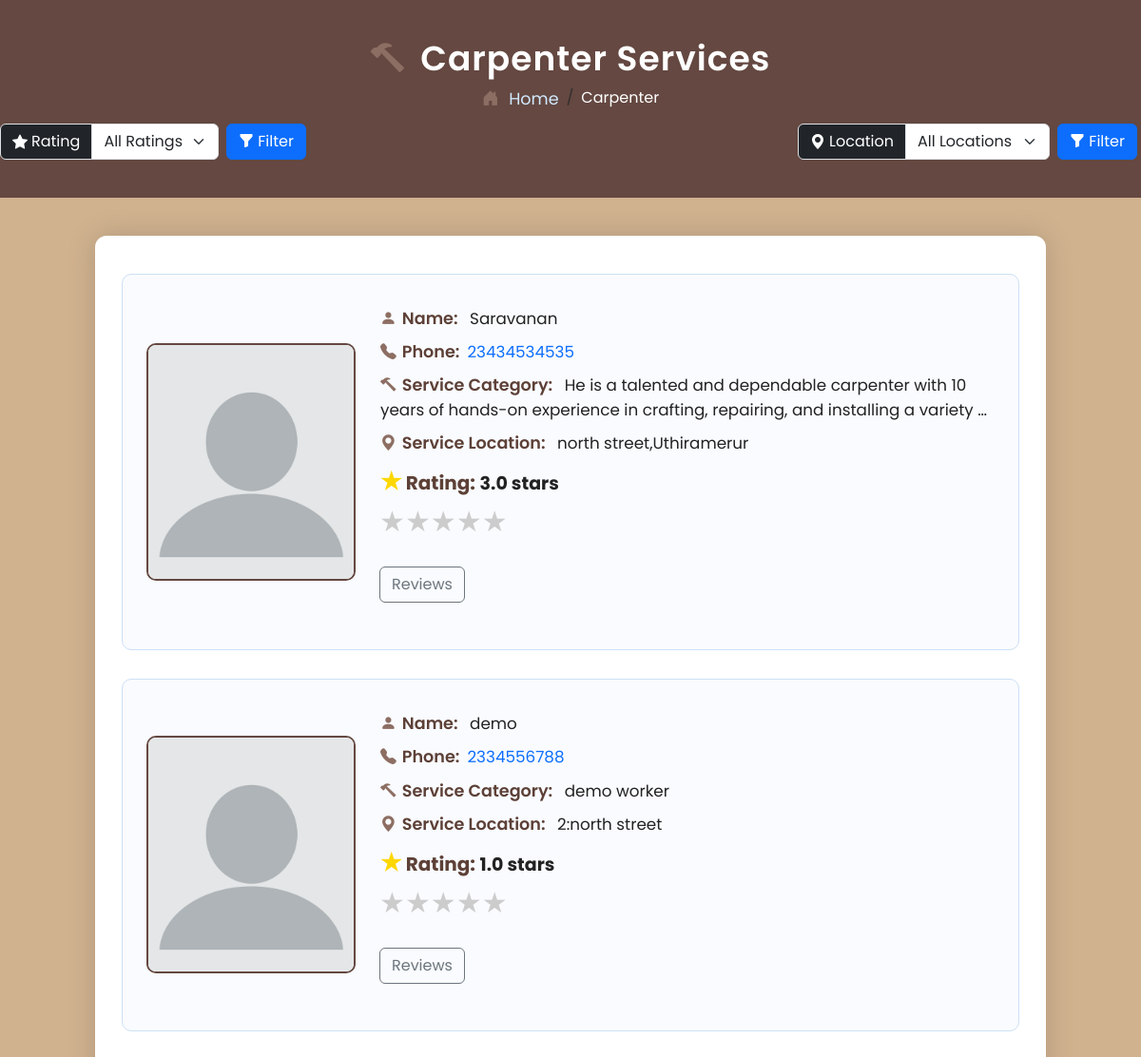
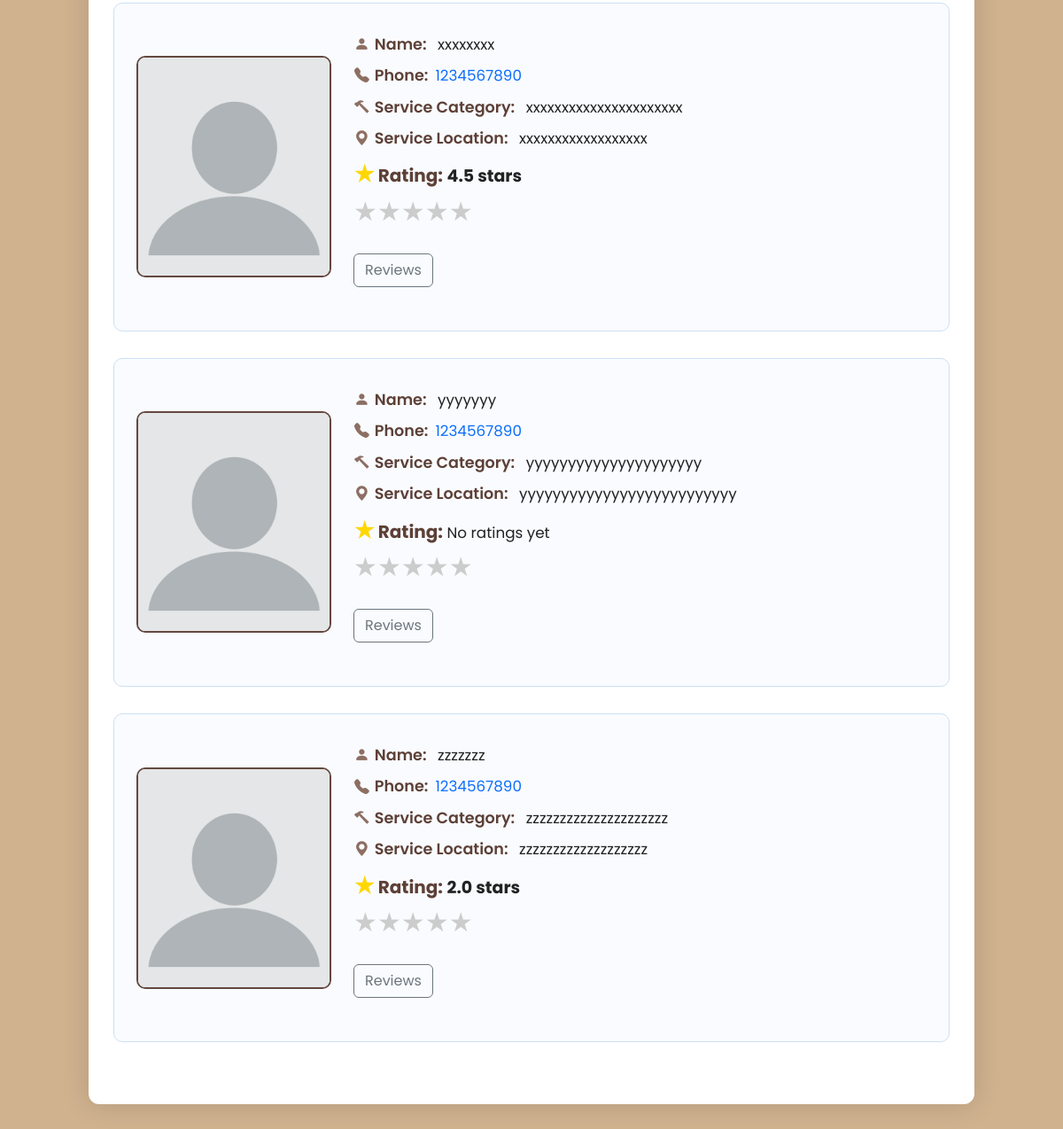
/carpenter/, run on an earlier commit of the app's database (2 pictures, top to bottom).
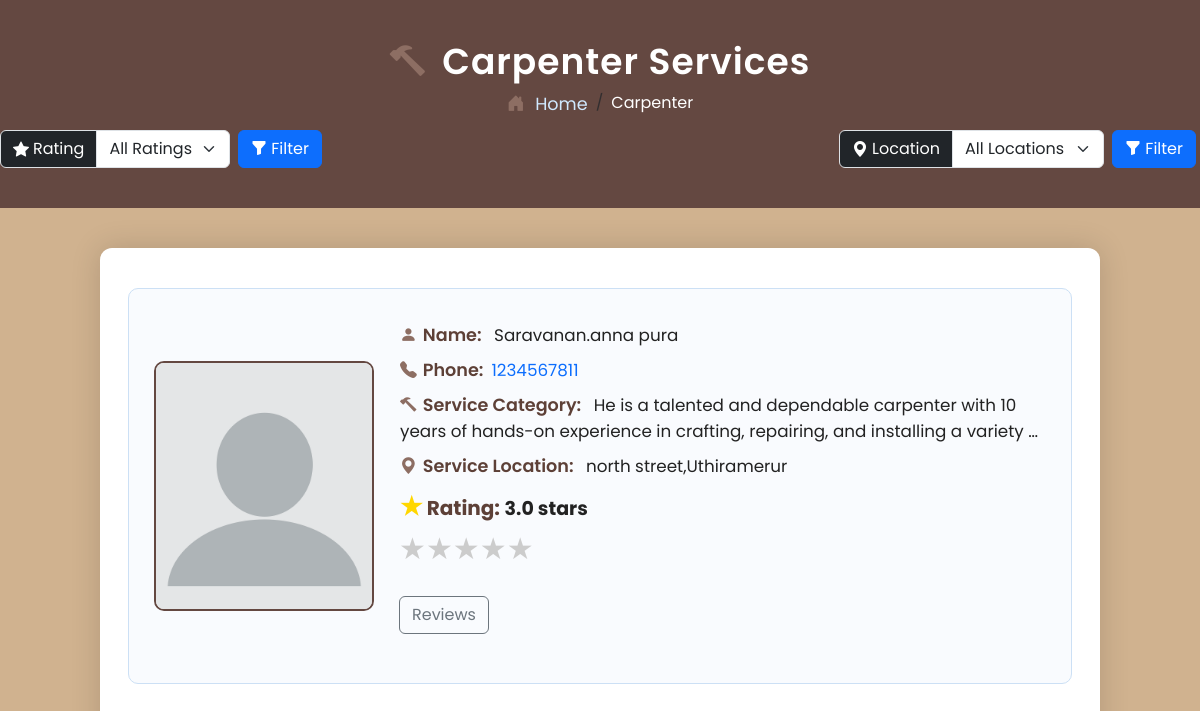
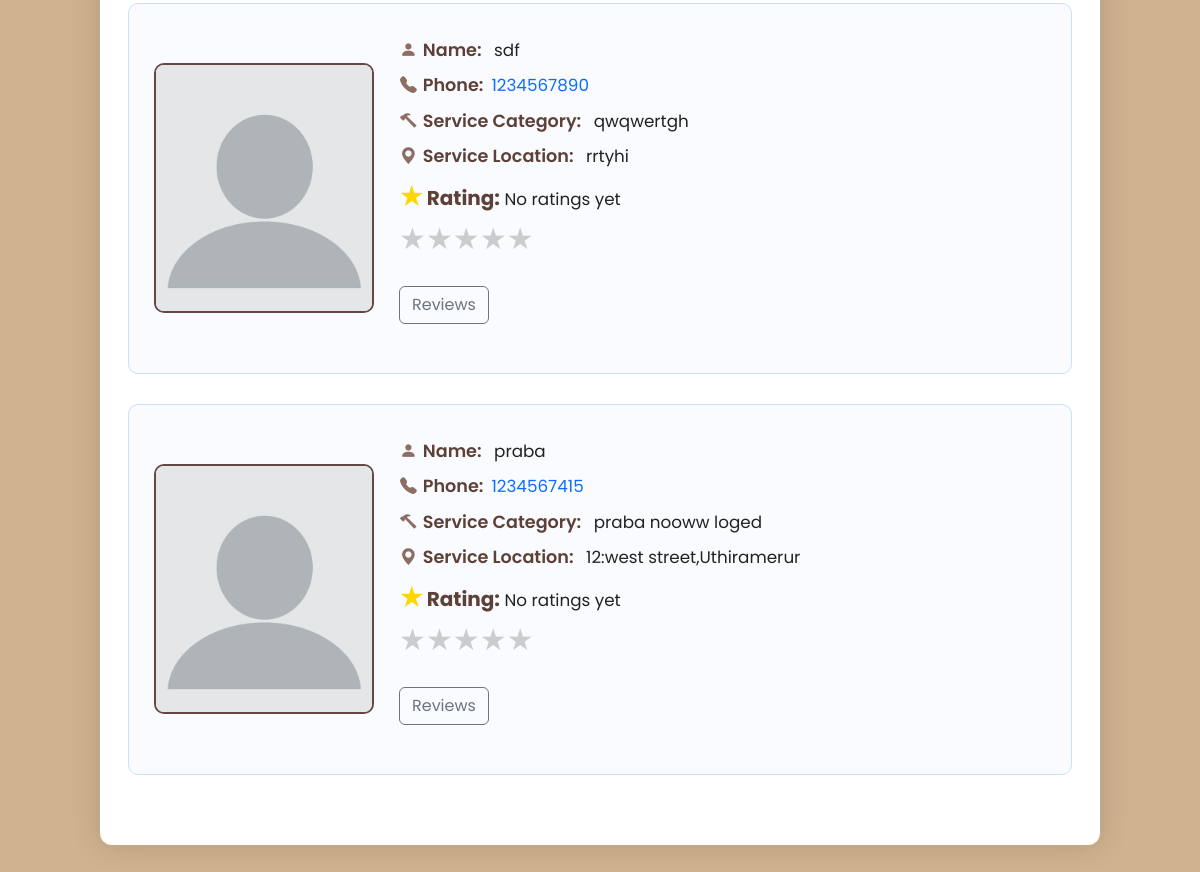
And on a later commit of the database (2 pictures, top to bottom).
### myapp/models.py (models this page shows, shortened)
class Service(models.Model):
    SERVICE_CHOICES = [
        ('PLUMBER', 'Plumber'),
        ('ELECTRICIAN', 'Electrician'),
        ('CARPENTER', 'Carpenter'),
        ('TV TECH', 'TV Technician'),
    ]
    user = models.ForeignKey(User, on_delete=models.CASCADE)
    name = models.CharField(max_length=100)
    service_type = models.CharField(max_length=50, choices=SERVICE_CHOICES)
    description = models.TextField()
    address = models.CharField(max_length=255, blank=True, null=True)
    contact_no = models.CharField(max_length=15, blank=True, null=True)
    created_at = models.DateTimeField(auto_now_add=True)
    updated_at = models.DateTimeField(auto_now=True)

### myapp/views.py (the view)
# urls.py: path('carpenter/', views.carpenter, name='carpenter'),
def carpenter(request):
    selected_location = request.GET.get('location', '')
    min_rating = request.GET.get('rating', '')
    services = Service.objects.filter(service_type='CARPENTER')
    if selected_location:
        services = services.filter(address__icontains=selected_location)
    for service in services:
        service.review = Review.objects.filter(service=service)
        service.average_rating = service.review.aggregate(Avg('rating'))['rating__avg'] or 0
    if min_rating:
        try:
            min_rating = float(min_rating)
            services = [s for s in services if s.average_rating >= min_rating]
        except ValueError:
            pass
    locations = Service.objects.filter(service_type='CARPENTER') \
                               .values_list('address', flat=True).distinct()
    return render(request, 'carpenter.html', {
        'services': services,
        'locations': locations,
        'rating': min_rating,
        'selected_location': selected_location,
    })

### templates/carpenter.html (shortened to what this page needs)
{% extends 'chatbot.html' %}
{% load static %}
{% block content %}
<!DOCTYPE html>
<html lang="en">
<head>
    <link href="https://cdn.jsdelivr.net/npm/bootstrap@5.3.3/dist/css/bootstrap.min.css" rel="stylesheet">
    <link href="https://cdn.jsdelivr.net/npm/bootstrap-icons@1.10.5/font/bootstrap-icons.css" rel="stylesheet">
    <link rel="stylesheet" href="{% static 'css/carpenter.css' %}">
</head>
<body>
<div class="profile-header">
    <h2><i class="bi bi-hammer icon"></i> Carpenter Services</h2>
    <nav aria-label="breadcrumb">
        <ol class="breadcrumb mb-2">
            <li class="breadcrumb-item">
                <a href="{% url 'homepage' %}">
                    <i class="bi bi-house-door-fill icon"></i> Home
                </a>
            </li>
            <li class="breadcrumb-item active text-white" aria-current="page">Carpenter</li>
        </ol>
        <div class="d-flex justify-content-between align-items-center">
            <form method="get" action="" class="w-100 d-flex justify-content-between flex-wrap align-items-center gap-2">
                <div class="input-group py-1" style="max-width: 230px;">
                    <label class="input-group-text bg-dark text-white" for="ratingSelect">
                        <i class="bi bi-star-fill me-1"></i> Rating
                    </label>
                    <select name="rating" id="ratingSelect" class="form-select">
                        <option value="">All Ratings</option>
                    </select>
                </div>
                <button type="submit" class="btn btn-primary" style="height: 38px; border-radius: 0.375rem;">
                    <i class="bi bi-funnel-fill"></i> Filter
                </button>
                <div class="input-group" style="max-width: 265px;">
                    <label class="input-group-text bg-dark text-white" for="locationSelect">
                        <i class="bi bi-geo-alt-fill me-1"></i> Location
                    </label>
                    <select name="location" id="locationSelect" class="form-select">
                        <option value="">All Locations</option>
                    </select>
                </div>
                <button type="submit" class="btn btn-primary me-1" style="height: 38px; border-radius: 0.375rem;">
                    <i class="bi bi-funnel-fill"></i> Filter
                </button>
            </form>
        </div>
    </nav>
</div>
<div class="container profile-container">
    <div class="row">
        {% if services %}
            {% for service in services %}
                <div class="profile-box">
                    <img src="{% static 'images/logo/profile.webp' %}" alt="Profile Picture">
                    <div class="profile-details">
                        <p><i class="bi bi-person-fill icon"></i><span class="label">Name:</span> {{ service.name }}</p>
                        <p><i class="bi bi-telephone-fill icon"></i><span class="label">Phone:</span><a href="tel:{{ service.contact_no }}">{{ service.contact_no }}</a></p>
                        <p><i class="bi bi-hammer icon"></i><span class="label">Service Category:</span> {{ service.description|truncatewords:20 }}</p>
                        <p><i class="bi bi-geo-alt-fill icon"></i><span class="label">Service Location:</span> {{ service.address }}</p>
                        <p><strong><span style="color: gold; font-size: 25px;">&#9733;</span>  Rating:</strong>
                            {% if service.average_rating %}
                               <span>{{ service.average_rating|floatformat:1 }} stars</span>
                            {% else %}
                                No ratings yet
                            {% endif %}
                        </p>
                        <div class="mb-4">
                            <div class="rating-stars">
                                {% for i in "54321" %}
                                    <label for="star{{ i }}-{{ service.id }}" title="{{ i }} stars">&#9733;</label>
                                {% endfor %}
                            </div>
                        </div>
                        <div class="reviews mb-4">
                            <button class="btn btn-outline-secondary" data-bs-toggle="modal" data-bs-target="#reviewModal"
                                    onclick="openReviewModal('{{ service.id }}')">Reviews</button>
                        </div>
                    </div>
                </div>
            {% endfor %}
            {% endif %}
    </div>
</div>
</body>
</html>
{% endblock content %}

### templates/chatbot.html (shortened to what this page needs)
{% load static %}
<link href="https://cdn.jsdelivr.net/npm/bootstrap@5.3.0/dist/css/bootstrap.min.css" rel="stylesheet">
<link rel="stylesheet" href="{% static 'css/chatbot.css' %}">
{% block content %}{% endblock %}

### static/css/carpenter.css (style rules this page uses)
body { background-color:#c19a6bc0; font-family: 'Poppins', sans-serif; color: #333; }
.profile-header { text-align: center; color: #ffffff; padding: 40px 0 20px 0; background-color:#644841; }
.profile-header h2 { font-size: 36px; font-weight: 600; letter-spacing: 1px; }
.breadcrumb { background: transparent; justify-content: center; }
.breadcrumb-item a { color: #d0e9ff; text-decoration: none; font-size: 1.1rem; }
.profile-container { background-color: #ffffff; margin: 40px auto; padding: 40px; border-radius: 12px; max-width: 1000px; box-shadow: 0 0 30px rgba(0, 0, 0, 0.15); animation: fadeIn 1s ease-in-out; }
.profile-box { display: flex; align-items: center; gap: 25px; border: 1px solid #cce0f5; border-radius: 10px; padding: 25px; margin-bottom: 30px; transition: transform 0.3s, box-shadow 0.3s; background-color: #f9fbfe; }
.profile-box img { width: 220px; height: 250px; object-fit: cover; border-radius: 10px; border: 2px solid #644841; }
.profile-details { flex: 1; }
.profile-details p { margin: 0; padding: 8px 1px 1px ; font-size: 1.05rem; color: #222; }
.label { font-weight: 600; margin-right: 8px; color: #5D4037; font-size: 1.1rem; }
.icon { color: #8D6E63; margin-right: 6px; transition: transform 0.3s ease; }
h2 { font-size: 2rem; font-weight: 600; }
.rating-stars { direction: rtl; display: inline-flex; }
.rating-stars label { font-size: 30px; color: #ccc; cursor: pointer; transition: color 0.2s; }
strong { color: #5D4037; font-size: 20px; }
span { font-size: 19px; font-weight: bold; }
a { text-decoration: none; }

What changed in the data, as far as the page shows it:
removed Service: name "demo", contact_no "2334556788", description "demo worker", address "2:north street", average_rating "1.0"
removed Service: name "xxxxxxxx", contact_no "1234567890", description "xxxxxxxxxxxxxxxxxxxxxx", address "xxxxxxxxxxxxxxxxxx", average_rating "4.5"
removed Service: name "yyyyyyy", contact_no "1234567890", description "yyyyyyyyyyyyyyyyyyyyy", address "yyyyyyyyyyyyyyyyyyyyyyyyyy", shows "No ratings yet"
removed Service: name "zzzzzzz", contact_no "1234567890", description "zzzzzzzzzzzzzzzzzzzzz", address "zzzzzzzzzzzzzzzzzzz", average_rating "2.0"
changed Service "north street,Uthiramerur": name "Saravanan" → "Saravanan.anna pura"; contact_no "23434534535" → "1234567811"
added Service: name "sdf", contact_no "1234567890", description "qwqwertgh", address "rrtyhi", shows "No ratings yet"
added Service: name "praba", contact_no "1234567415", description "praba nooww loged", address "12:west street,Uthiramerur", shows "No ratings yet"
